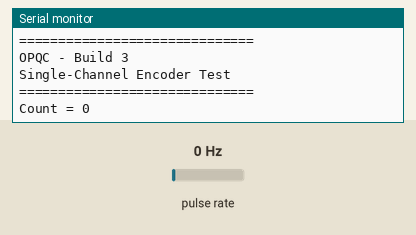
Bench run of a sketch on a simulated ESP32. Shown: the last lines printed to the serial monitor. Wiring (inferred from the names in the program): pulse sensor: data GPIO 4. The inputs (shaded band) are chosen by the test bench; at power-on: pulse rate 0 Hz.

Above: at 2.2 s.
2.3 s: pulse rate (sensor on GPIO 4) set to 4 Hz
At 2.66 s:
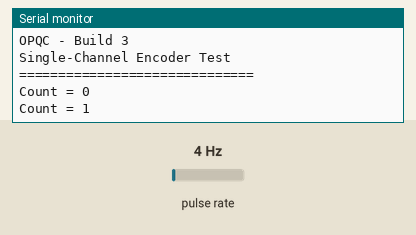
3.8 s: pulse rate (sensor on GPIO 4) set to 50 Hz
At 3.85 s:
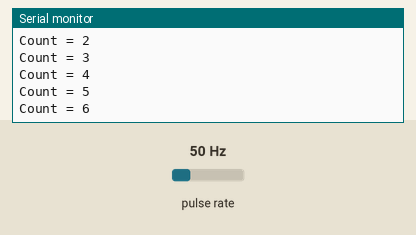
Timing chart, 0 to 6.8 s (numbered marks = the images above; inputs shaded):
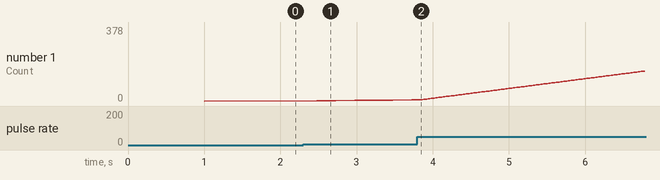

The sketch:

02_Count_Test.ino
```cpp
const int ENCODER_PIN = 4;

volatile long encoderCount = 0;

void IRAM_ATTR encoderPulse()
{
    encoderCount++;
}

void setup()
{
    Serial.begin(115200);
    delay(1000);

    pinMode(ENCODER_PIN, INPUT_PULLUP);

    attachInterrupt(
        digitalPinToInterrupt(ENCODER_PIN),
        encoderPulse,
        RISING
    );

    Serial.println("==============================");
    Serial.println("OPQC - Build 3");
    Serial.println("Single-Channel Encoder Test");
    Serial.println("==============================");
    Serial.println("Count = 0");
}

void loop()
{
    static long lastCount = 0;

    if (encoderCount != lastCount)
    {
        Serial.print("Count = ");
        Serial.println(encoderCount);

        lastCount = encoderCount;
    }
}
```

Measured:
- after the input at 2.3 s, the serial monitor: prints a new line after 0.18 s (image 1)
- plotted number 1: 0 → 6 after the input at 2.3 s, 6 → 378 after the input at 3.8 s
